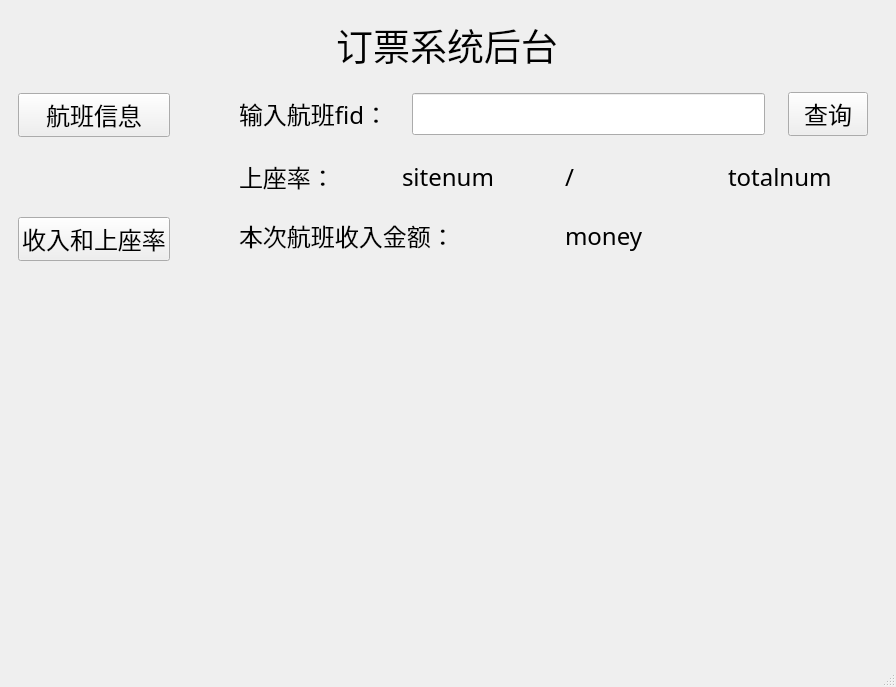
<?xml version="1.0" encoding="UTF-8"?>
<ui version="4.0">
 <class>AdminPage</class>
 <widget class="QMainWindow" name="AdminPage">
  <property name="geometry">
   <rect>
    <x>0</x>
    <y>0</y>
    <width>896</width>
    <height>649</height>
   </rect>
  </property>
  <property name="windowTitle">
   <string>MainWindow</string>
  </property>
  <widget class="QWidget" name="centralwidget">
   <layout class="QVBoxLayout" name="verticalLayout_2">
    <property name="spacing">
     <number>11</number>
    </property>
    <property name="leftMargin">
     <number>18</number>
    </property>
    <property name="topMargin">
     <number>18</number>
    </property>
    <property name="rightMargin">
     <number>19</number>
    </property>
    <property name="bottomMargin">
     <number>18</number>
    </property>
    <item alignment="Qt::AlignHCenter">
     <widget class="QLabel" name="label">
      <property name="sizePolicy">
       <sizepolicy hsizetype="Fixed" vsizetype="Fixed">
        <horstretch>0</horstretch>
        <verstretch>0</verstretch>
       </sizepolicy>
      </property>
      <property name="font">
       <font>
        <family>幼圆</family>
        <pointsize>28</pointsize>
       </font>
      </property>
      <property name="text">
       <string>订票系统后台</string>
      </property>
      <property name="alignment">
       <set>Qt::AlignHCenter|Qt::AlignTop</set>
      </property>
     </widget>
    </item>
    <item>
     <layout class="QHBoxLayout" name="horizontalLayout">
      <property name="spacing">
       <number>60</number>
      </property>
      <property name="leftMargin">
       <number>0</number>
      </property>
      <property name="topMargin">
       <number>0</number>
      </property>
      <property name="rightMargin">
       <number>0</number>
      </property>
      <property name="bottomMargin">
       <number>0</number>
      </property>
      <item>
       <layout class="QVBoxLayout" name="verticalLayout_4">
        <property name="spacing">
         <number>80</number>
        </property>
        <property name="topMargin">
         <number>10</number>
        </property>
        <item>
         <widget class="QPushButton" name="flight_info_button">
          <property name="font">
           <font>
            <family>幼圆</family>
            <pointsize>18</pointsize>
           </font>
          </property>
          <property name="text">
           <string>航班信息</string>
          </property>
         </widget>
        </item>
        <item>
         <widget class="QPushButton" name="money_ratio_button">
          <property name="font">
           <font>
            <family>幼圆</family>
            <pointsize>18</pointsize>
           </font>
          </property>
          <property name="text">
           <string>收入和上座率</string>
          </property>
         </widget>
        </item>
        <item>
         <spacer name="verticalSpacer">
          <property name="orientation">
           <enum>Qt::Vertical</enum>
          </property>
          <property name="sizeType">
           <enum>QSizePolicy::Expanding</enum>
          </property>
          <property name="sizeHint" stdset="0">
           <size>
            <width>20</width>
            <height>40</height>
           </size>
          </property>
         </spacer>
        </item>
       </layout>
      </item>
      <item>
       <layout class="QVBoxLayout" name="verticalLayout_5">
        <property name="spacing">
         <number>47</number>
        </property>
        <item>
         <widget class="QStackedWidget" name="stackedWidget">
          <property name="currentIndex">
           <number>1</number>
          </property>
          <widget class="QWidget" name="page">
           <layout class="QVBoxLayout" name="verticalLayout_6">
            <property name="spacing">
             <number>9</number>
            </property>
            <property name="leftMargin">
             <number>7</number>
            </property>
            <property name="topMargin">
             <number>4</number>
            </property>
            <property name="rightMargin">
             <number>4</number>
            </property>
            <property name="bottomMargin">
             <number>4</number>
            </property>
            <item>
             <layout class="QHBoxLayout" name="horizontalLayout_11">
              <item>
               <widget class="QRadioButton" name="change_button">
                <property name="font">
                 <font>
                  <family>幼圆</family>
                  <pointsize>18</pointsize>
                 </font>
                </property>
                <property name="text">
                 <string>修改</string>
                </property>
               </widget>
              </item>
              <item>
               <widget class="QRadioButton" name="add_button">
                <property name="font">
                 <font>
                  <family>幼圆</family>
                  <pointsize>18</pointsize>
                 </font>
                </property>
                <property name="text">
                 <string>增加</string>
                </property>
               </widget>
              </item>
             </layout>
            </item>
            <item>
             <layout class="QHBoxLayout" name="horizontalLayout_4">
              <property name="spacing">
               <number>0</number>
              </property>
              <property name="sizeConstraint">
               <enum>QLayout::SetDefaultConstraint</enum>
              </property>
              <property name="topMargin">
               <number>0</number>
              </property>
              <item alignment="Qt::AlignLeft">
               <widget class="QLabel" name="fid_label">
                <property name="font">
                 <font>
                  <family>幼圆</family>
                  <pointsize>18</pointsize>
                 </font>
                </property>
                <property name="text">
                 <string>fid：</string>
                </property>
               </widget>
              </item>
              <item alignment="Qt::AlignLeft">
               <widget class="QLineEdit" name="fid_edit">
                <property name="sizePolicy">
                 <sizepolicy hsizetype="Fixed" vsizetype="Fixed">
                  <horstretch>0</horstretch>
                  <verstretch>0</verstretch>
                 </sizepolicy>
                </property>
                <property name="font">
                 <font>
                  <family>幼圆</family>
                  <pointsize>18</pointsize>
                 </font>
                </property>
               </widget>
              </item>
             </layout>
            </item>
            <item>
             <layout class="QHBoxLayout" name="horizontalLayout_2">
              <property name="topMargin">
               <number>0</number>
              </property>
              <item alignment="Qt::AlignLeft">
               <widget class="QLabel" name="label_2">
                <property name="sizePolicy">
                 <sizepolicy hsizetype="Preferred" vsizetype="Preferred">
                  <horstretch>0</horstretch>
                  <verstretch>0</verstretch>
                 </sizepolicy>
                </property>
                <property name="font">
                 <font>
                  <family>幼圆</family>
                  <pointsize>18</pointsize>
                 </font>
                </property>
                <property name="text">
                 <string>航班类型：</string>
                </property>
                <property name="scaledContents">
                 <bool>true</bool>
                </property>
                <property name="alignment">
                 <set>Qt::AlignCenter</set>
                </property>
               </widget>
              </item>
              <item alignment="Qt::AlignLeft">
               <widget class="QLineEdit" name="ftype_edit">
                <property name="sizePolicy">
                 <sizepolicy hsizetype="Fixed" vsizetype="Fixed">
                  <horstretch>0</horstretch>
                  <verstretch>0</verstretch>
                 </sizepolicy>
                </property>
                <property name="font">
                 <font>
                  <family>幼圆</family>
                  <pointsize>18</pointsize>
                 </font>
                </property>
                <property name="alignment">
                 <set>Qt::AlignLeading|Qt::AlignLeft|Qt::AlignVCenter</set>
                </property>
               </widget>
              </item>
             </layout>
            </item>
            <item>
             <layout class="QHBoxLayout" name="horizontalLayout_12">
              <item>
               <widget class="QLabel" name="label_3">
                <property name="font">
                 <font>
                  <family>幼圆</family>
                  <pointsize>18</pointsize>
                 </font>
                </property>
                <property name="text">
                 <string>出发地：</string>
                </property>
               </widget>
              </item>
              <item alignment="Qt::AlignLeft">
               <widget class="QLineEdit" name="from_edit">
                <property name="sizePolicy">
                 <sizepolicy hsizetype="Fixed" vsizetype="Fixed">
                  <horstretch>0</horstretch>
                  <verstretch>0</verstretch>
                 </sizepolicy>
                </property>
                <property name="font">
                 <font>
                  <family>幼圆</family>
                  <pointsize>18</pointsize>
                 </font>
                </property>
               </widget>
              </item>
             </layout>
            </item>
            <item>
             <layout class="QHBoxLayout" name="horizontalLayout_5">
              <property name="topMargin">
               <number>0</number>
              </property>
              <item alignment="Qt::AlignLeft">
               <widget class="QLabel" name="label_5">
                <property name="font">
                 <font>
                  <family>幼圆</family>
                  <pointsize>18</pointsize>
                 </font>
                </property>
                <property name="text">
                 <string>目的地：</string>
                </property>
                <property name="scaledContents">
                 <bool>true</bool>
                </property>
                <property name="alignment">
                 <set>Qt::AlignCenter</set>
                </property>
               </widget>
              </item>
              <item alignment="Qt::AlignLeft">
               <widget class="QLineEdit" name="to_edit">
                <property name="sizePolicy">
                 <sizepolicy hsizetype="Fixed" vsizetype="Fixed">
                  <horstretch>0</horstretch>
                  <verstretch>0</verstretch>
                 </sizepolicy>
                </property>
                <property name="font">
                 <font>
                  <family>幼圆</family>
                  <pointsize>18</pointsize>
                 </font>
                </property>
                <property name="alignment">
                 <set>Qt::AlignLeading|Qt::AlignLeft|Qt::AlignVCenter</set>
                </property>
               </widget>
              </item>
             </layout>
            </item>
            <item>
             <layout class="QHBoxLayout" name="horizontalLayout_6">
              <item>
               <widget class="QLabel" name="label_6">
                <property name="font">
                 <font>
                  <family>幼圆</family>
                  <pointsize>18</pointsize>
                 </font>
                </property>
                <property name="text">
                 <string>出发时间：</string>
                </property>
               </widget>
              </item>
              <item alignment="Qt::AlignLeft">
               <widget class="QDateTimeEdit" name="begin_timeedit">
                <property name="sizePolicy">
                 <sizepolicy hsizetype="Fixed" vsizetype="Fixed">
                  <horstretch>0</horstretch>
                  <verstretch>0</verstretch>
                 </sizepolicy>
                </property>
                <property name="font">
                 <font>
                  <family>幼圆</family>
                  <pointsize>18</pointsize>
                 </font>
                </property>
               </widget>
              </item>
             </layout>
            </item>
            <item>
             <layout class="QHBoxLayout" name="horizontalLayout_7">
              <property name="topMargin">
               <number>0</number>
              </property>
              <item alignment="Qt::AlignLeft">
               <widget class="QLabel" name="label_7">
                <property name="font">
                 <font>
                  <family>幼圆</family>
                  <pointsize>18</pointsize>
                 </font>
                </property>
                <property name="text">
                 <string>到达时间：</string>
                </property>
                <property name="scaledContents">
                 <bool>true</bool>
                </property>
                <property name="alignment">
                 <set>Qt::AlignCenter</set>
                </property>
               </widget>
              </item>
              <item alignment="Qt::AlignLeft">
               <widget class="QDateTimeEdit" name="end_timeedit">
                <property name="sizePolicy">
                 <sizepolicy hsizetype="Fixed" vsizetype="Fixed">
                  <horstretch>0</horstretch>
                  <verstretch>0</verstretch>
                 </sizepolicy>
                </property>
                <property name="font">
                 <font>
                  <family>幼圆</family>
                  <pointsize>18</pointsize>
                 </font>
                </property>
               </widget>
              </item>
             </layout>
            </item>
            <item>
             <layout class="QHBoxLayout" name="horizontalLayout_8">
              <property name="topMargin">
               <number>0</number>
              </property>
              <item>
               <widget class="QLabel" name="label_8">
                <property name="font">
                 <font>
                  <family>幼圆</family>
                  <pointsize>18</pointsize>
                 </font>
                </property>
                <property name="text">
                 <string>餐食：</string>
                </property>
               </widget>
              </item>
              <item>
               <widget class="QRadioButton" name="food_yes_radio">
                <property name="font">
                 <font>
                  <family>幼圆</family>
                  <pointsize>18</pointsize>
                 </font>
                </property>
                <property name="text">
                 <string>是</string>
                </property>
               </widget>
              </item>
              <item>
               <widget class="QRadioButton" name="food_no_radio">
                <property name="font">
                 <font>
                  <family>幼圆</family>
                  <pointsize>18</pointsize>
                 </font>
                </property>
                <property name="text">
                 <string>否</string>
                </property>
               </widget>
              </item>
             </layout>
            </item>
            <item>
             <layout class="QHBoxLayout" name="horizontalLayout_9">
              <property name="topMargin">
               <number>0</number>
              </property>
              <item alignment="Qt::AlignLeft">
               <widget class="QLabel" name="label_9">
                <property name="font">
                 <font>
                  <family>幼圆</family>
                  <pointsize>18</pointsize>
                 </font>
                </property>
                <property name="text">
                 <string>座位数：</string>
                </property>
                <property name="scaledContents">
                 <bool>true</bool>
                </property>
                <property name="alignment">
                 <set>Qt::AlignCenter</set>
                </property>
               </widget>
              </item>
              <item alignment="Qt::AlignLeft">
               <widget class="QLineEdit" name="sitenum_edit">
                <property name="sizePolicy">
                 <sizepolicy hsizetype="Fixed" vsizetype="Fixed">
                  <horstretch>0</horstretch>
                  <verstretch>0</verstretch>
                 </sizepolicy>
                </property>
                <property name="font">
                 <font>
                  <family>幼圆</family>
                  <pointsize>18</pointsize>
                 </font>
                </property>
                <property name="alignment">
                 <set>Qt::AlignLeading|Qt::AlignLeft|Qt::AlignVCenter</set>
                </property>
               </widget>
              </item>
             </layout>
            </item>
            <item>
             <layout class="QHBoxLayout" name="horizontalLayout_10">
              <property name="topMargin">
               <number>0</number>
              </property>
              <item alignment="Qt::AlignLeft">
               <widget class="QLabel" name="label_10">
                <property name="font">
                 <font>
                  <family>幼圆</family>
                  <pointsize>18</pointsize>
                 </font>
                </property>
                <property name="text">
                 <string>收入：</string>
                </property>
                <property name="scaledContents">
                 <bool>true</bool>
                </property>
                <property name="alignment">
                 <set>Qt::AlignCenter</set>
                </property>
               </widget>
              </item>
              <item alignment="Qt::AlignLeft">
               <widget class="QLineEdit" name="income_edit">
                <property name="sizePolicy">
                 <sizepolicy hsizetype="Fixed" vsizetype="Fixed">
                  <horstretch>0</horstretch>
                  <verstretch>0</verstretch>
                 </sizepolicy>
                </property>
                <property name="font">
                 <font>
                  <family>幼圆</family>
                  <pointsize>18</pointsize>
                 </font>
                </property>
                <property name="alignment">
                 <set>Qt::AlignLeading|Qt::AlignLeft|Qt::AlignVCenter</set>
                </property>
               </widget>
              </item>
             </layout>
            </item>
            <item alignment="Qt::AlignHCenter">
             <widget class="QPushButton" name="ensure_button">
              <property name="sizePolicy">
               <sizepolicy hsizetype="Fixed" vsizetype="Fixed">
                <horstretch>0</horstretch>
                <verstretch>0</verstretch>
               </sizepolicy>
              </property>
              <property name="font">
               <font>
                <family>幼圆</family>
                <pointsize>18</pointsize>
               </font>
              </property>
              <property name="text">
               <string>确定</string>
              </property>
             </widget>
            </item>
           </layout>
          </widget>
          <widget class="QWidget" name="page_2">
           <layout class="QVBoxLayout" name="verticalLayout">
            <property name="spacing">
             <number>23</number>
            </property>
            <item>
             <layout class="QHBoxLayout" name="horizontalLayout_13">
              <item>
               <widget class="QLabel" name="money_fid_label">
                <property name="font">
                 <font>
                  <family>幼圆</family>
                  <pointsize>18</pointsize>
                 </font>
                </property>
                <property name="text">
                 <string>输入航班fid：</string>
                </property>
               </widget>
              </item>
              <item>
               <widget class="QLineEdit" name="money_fid_edit">
                <property name="font">
                 <font>
                  <family>幼圆</family>
                  <pointsize>18</pointsize>
                 </font>
                </property>
               </widget>
              </item>
              <item>
               <widget class="QPushButton" name="pushButton">
                <property name="font">
                 <font>
                  <family>幼圆</family>
                  <pointsize>18</pointsize>
                 </font>
                </property>
                <property name="text">
                 <string>查询</string>
                </property>
               </widget>
              </item>
             </layout>
            </item>
            <item>
             <layout class="QHBoxLayout" name="horizontalLayout_14">
              <item>
               <widget class="QLabel" name="label_11">
                <property name="font">
                 <font>
                  <family>幼圆</family>
                  <pointsize>18</pointsize>
                 </font>
                </property>
                <property name="text">
                 <string>上座率：</string>
                </property>
               </widget>
              </item>
              <item>
               <widget class="QLabel" name="sitenum_label">
                <property name="font">
                 <font>
                  <family>幼圆</family>
                  <pointsize>18</pointsize>
                 </font>
                </property>
                <property name="text">
                 <string>sitenum</string>
                </property>
               </widget>
              </item>
              <item>
               <widget class="QLabel" name="label_13">
                <property name="font">
                 <font>
                  <family>幼圆</family>
                  <pointsize>18</pointsize>
                 </font>
                </property>
                <property name="text">
                 <string>/</string>
                </property>
               </widget>
              </item>
              <item>
               <widget class="QLabel" name="totalnum_label">
                <property name="font">
                 <font>
                  <family>幼圆</family>
                  <pointsize>18</pointsize>
                 </font>
                </property>
                <property name="text">
                 <string>totalnum</string>
                </property>
               </widget>
              </item>
             </layout>
            </item>
            <item>
             <layout class="QHBoxLayout" name="horizontalLayout_3">
              <property name="bottomMargin">
               <number>0</number>
              </property>
              <item>
               <widget class="QLabel" name="label_15">
                <property name="font">
                 <font>
                  <family>幼圆</family>
                  <pointsize>18</pointsize>
                 </font>
                </property>
                <property name="text">
                 <string>本次航班收入金额：</string>
                </property>
               </widget>
              </item>
              <item>
               <widget class="QLabel" name="money_label">
                <property name="font">
                 <font>
                  <family>幼圆</family>
                  <pointsize>18</pointsize>
                 </font>
                </property>
                <property name="text">
                 <string>money</string>
                </property>
               </widget>
              </item>
             </layout>
            </item>
            <item>
             <spacer name="verticalSpacer_2">
              <property name="orientation">
               <enum>Qt::Vertical</enum>
              </property>
              <property name="sizeHint" stdset="0">
               <size>
                <width>20</width>
                <height>40</height>
               </size>
              </property>
             </spacer>
            </item>
           </layout>
          </widget>
         </widget>
        </item>
       </layout>
      </item>
     </layout>
    </item>
   </layout>
  </widget>
  <widget class="QMenuBar" name="menubar">
   <property name="geometry">
    <rect>
     <x>0</x>
     <y>0</y>
     <width>896</width>
     <height>21</height>
    </rect>
   </property>
  </widget>
  <widget class="QStatusBar" name="statusbar"/>
 </widget>
 <resources/>
 <connections/>
</ui>
